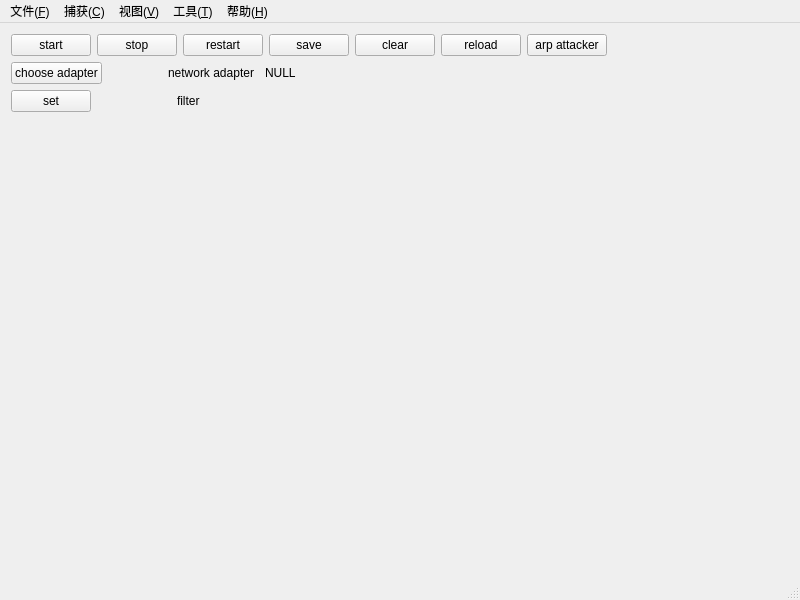
<?xml version="1.0" encoding="UTF-8"?>
<ui version="4.0">
 <class>MainWindow</class>
 <widget class="QMainWindow" name="MainWindow">
  <property name="geometry">
   <rect>
    <x>0</x>
    <y>0</y>
    <width>800</width>
    <height>600</height>
   </rect>
  </property>
  <property name="windowTitle">
   <string>Sniffer</string>
  </property>
  <property name="windowIcon">
   <iconset>
    <normaloff>:/images/myshark.ico</normaloff>:/images/myshark.ico</iconset>
  </property>
  <widget class="QWidget" name="Widget">
   <layout class="QGridLayout" name="gridLayout">
    <item row="3" column="0">
     <widget class="QSplitter" name="vSplitter">
      <property name="orientation">
       <enum>Qt::Vertical</enum>
      </property>
     </widget>
    </item>
    <item row="0" column="0">
     <layout class="QHBoxLayout" name="horizontalLayout_2">
      <item>
       <widget class="QPushButton" name="startButton">
        <property name="text">
         <string>start</string>
        </property>
       </widget>
      </item>
      <item>
       <widget class="QPushButton" name="stopButton">
        <property name="text">
         <string>stop</string>
        </property>
       </widget>
      </item>
      <item>
       <widget class="QPushButton" name="restartButton">
        <property name="text">
         <string>restart</string>
        </property>
       </widget>
      </item>
      <item>
       <widget class="QPushButton" name="saveButton">
        <property name="text">
         <string>save</string>
        </property>
       </widget>
      </item>
      <item>
       <widget class="QPushButton" name="closeButton">
        <property name="text">
         <string>clear</string>
        </property>
       </widget>
      </item>
      <item>
       <widget class="QPushButton" name="reloadButton">
        <property name="text">
         <string>reload</string>
        </property>
       </widget>
      </item>
      <item>
       <widget class="QPushButton" name="arpattacker">
        <property name="text">
         <string>arp attacker</string>
        </property>
       </widget>
      </item>
      <item>
       <spacer name="horizontalSpacer_2">
        <property name="orientation">
         <enum>Qt::Horizontal</enum>
        </property>
        <property name="sizeType">
         <enum>QSizePolicy::Preferred</enum>
        </property>
        <property name="sizeHint" stdset="0">
         <size>
          <width>600</width>
          <height>20</height>
         </size>
        </property>
       </spacer>
      </item>
     </layout>
    </item>
    <item row="2" column="0">
     <layout class="QHBoxLayout" name="horizontalLayout_3" stretch="0,0,0,0,0">
      <item>
       <widget class="QPushButton" name="setFilterButton">
        <property name="text">
         <string>set</string>
        </property>
        <property name="checkable">
         <bool>false</bool>
        </property>
        <property name="checked">
         <bool>false</bool>
        </property>
        <property name="autoExclusive">
         <bool>false</bool>
        </property>
        <attribute name="buttonGroup">
         <string notr="true">buttonGroup</string>
        </attribute>
       </widget>
      </item>
      <item>
       <spacer name="horizontalSpacer_5">
        <property name="orientation">
         <enum>Qt::Horizontal</enum>
        </property>
        <property name="sizeType">
         <enum>QSizePolicy::Maximum</enum>
        </property>
        <property name="sizeHint" stdset="0">
         <size>
          <width>80</width>
          <height>20</height>
         </size>
        </property>
       </spacer>
      </item>
      <item>
       <widget class="QLabel" name="label_3">
        <property name="minimumSize">
         <size>
          <width>50</width>
          <height>0</height>
         </size>
        </property>
        <property name="text">
         <string>filter</string>
        </property>
       </widget>
      </item>
      <item>
       <widget class="QLabel" name="filterTextLabel">
        <property name="minimumSize">
         <size>
          <width>400</width>
          <height>0</height>
         </size>
        </property>
        <property name="text">
         <string/>
        </property>
       </widget>
      </item>
      <item>
       <spacer name="horizontalSpacer_3">
        <property name="orientation">
         <enum>Qt::Horizontal</enum>
        </property>
        <property name="sizeType">
         <enum>QSizePolicy::Maximum</enum>
        </property>
        <property name="sizeHint" stdset="0">
         <size>
          <width>150</width>
          <height>20</height>
         </size>
        </property>
       </spacer>
      </item>
     </layout>
    </item>
    <item row="1" column="0">
     <layout class="QHBoxLayout" name="horizontalLayout">
      <item>
       <widget class="QPushButton" name="chooseAdapterButton">
        <property name="text">
         <string>choose adapter</string>
        </property>
       </widget>
      </item>
      <item>
       <spacer name="horizontalSpacer_4">
        <property name="orientation">
         <enum>Qt::Horizontal</enum>
        </property>
        <property name="sizeType">
         <enum>QSizePolicy::Maximum</enum>
        </property>
        <property name="sizeHint" stdset="0">
         <size>
          <width>60</width>
          <height>20</height>
         </size>
        </property>
       </spacer>
      </item>
      <item>
       <widget class="QLabel" name="label">
        <property name="sizePolicy">
         <sizepolicy hsizetype="Preferred" vsizetype="Preferred">
          <horstretch>0</horstretch>
          <verstretch>0</verstretch>
         </sizepolicy>
        </property>
        <property name="minimumSize">
         <size>
          <width>50</width>
          <height>0</height>
         </size>
        </property>
        <property name="text">
         <string>network adapter</string>
        </property>
       </widget>
      </item>
      <item>
       <spacer name="horizontalSpacer_7">
        <property name="orientation">
         <enum>Qt::Horizontal</enum>
        </property>
        <property name="sizeType">
         <enum>QSizePolicy::Maximum</enum>
        </property>
        <property name="sizeHint" stdset="0">
         <size>
          <width>5</width>
          <height>20</height>
         </size>
        </property>
       </spacer>
      </item>
      <item>
       <widget class="QLabel" name="adapterName">
        <property name="minimumSize">
         <size>
          <width>400</width>
          <height>0</height>
         </size>
        </property>
        <property name="text">
         <string>NULL</string>
        </property>
        <property name="textFormat">
         <enum>Qt::PlainText</enum>
        </property>
       </widget>
      </item>
      <item>
       <spacer name="horizontalSpacer">
        <property name="orientation">
         <enum>Qt::Horizontal</enum>
        </property>
        <property name="sizeType">
         <enum>QSizePolicy::Expanding</enum>
        </property>
        <property name="sizeHint" stdset="0">
         <size>
          <width>0</width>
          <height>0</height>
         </size>
        </property>
       </spacer>
      </item>
     </layout>
    </item>
   </layout>
  </widget>
  <widget class="QMenuBar" name="menuBar">
   <property name="geometry">
    <rect>
     <x>0</x>
     <y>0</y>
     <width>800</width>
     <height>23</height>
    </rect>
   </property>
   <widget class="QMenu" name="file_menu">
    <property name="title">
     <string>文件(&amp;F)</string>
    </property>
    <addaction name="actionSave"/>
    <addaction name="actionexit"/>
   </widget>
   <widget class="QMenu" name="help_menu">
    <property name="title">
     <string>帮助(&amp;H)</string>
    </property>
    <addaction name="actionabout"/>
   </widget>
   <widget class="QMenu" name="get_menu">
    <property name="title">
     <string>捕获(&amp;C)</string>
    </property>
    <addaction name="actionStart"/>
    <addaction name="actionStop"/>
    <addaction name="actionReget"/>
   </widget>
   <widget class="QMenu" name="tool_menu">
    <property name="title">
     <string>工具(&amp;T)</string>
    </property>
    <addaction name="actionstartARP"/>
    <addaction name="actionstopARP"/>
   </widget>
   <widget class="QMenu" name="view_menu">
    <property name="title">
     <string>视图(&amp;V)</string>
    </property>
    <widget class="QMenu" name="menu">
     <property name="title">
      <string>解析方式</string>
     </property>
     <addaction name="actionViewip"/>
     <addaction name="actionViewmac"/>
    </widget>
    <addaction name="menu"/>
   </widget>
   <addaction name="file_menu"/>
   <addaction name="get_menu"/>
   <addaction name="view_menu"/>
   <addaction name="tool_menu"/>
   <addaction name="help_menu"/>
  </widget>
  <widget class="QStatusBar" name="statusBar"/>
  <action name="actionStart">
   <property name="checkable">
    <bool>false</bool>
   </property>
   <property name="text">
    <string>开始</string>
   </property>
   <property name="toolTip">
    <string>开始捕获分组</string>
   </property>
   <property name="shortcut">
    <string>Ctrl+E</string>
   </property>
   <property name="menuRole">
    <enum>QAction::NoRole</enum>
   </property>
  </action>
  <action name="actionStop">
   <property name="text">
    <string>停止</string>
   </property>
   <property name="toolTip">
    <string>停止捕获分组</string>
   </property>
   <property name="shortcut">
    <string>Ctrl+E</string>
   </property>
  </action>
  <action name="actionReget">
   <property name="text">
    <string>重新开始</string>
   </property>
   <property name="toolTip">
    <string>重新开始当前捕获</string>
   </property>
   <property name="shortcut">
    <string>Ctrl+R</string>
   </property>
  </action>
  <action name="actionSave">
   <property name="text">
    <string>保存</string>
   </property>
   <property name="toolTip">
    <string>保存捕获文件</string>
   </property>
   <property name="shortcut">
    <string>Ctrl+S</string>
   </property>
  </action>
  <action name="actionClose">
   <property name="text">
    <string>关闭</string>
   </property>
   <property name="toolTip">
    <string>关闭捕获文件</string>
   </property>
  </action>
  <action name="actionReload">
   <property name="text">
    <string>重新加载</string>
   </property>
   <property name="toolTip">
    <string>重新加载文件</string>
   </property>
  </action>
  <action name="actionabout">
   <property name="text">
    <string>关于</string>
   </property>
  </action>
  <action name="actionexit">
   <property name="text">
    <string>退出</string>
   </property>
  </action>
  <action name="actionstartARP">
   <property name="text">
    <string>配置ARP欺骗</string>
   </property>
  </action>
  <action name="actionstopARP">
   <property name="text">
    <string>停止ARP欺骗</string>
   </property>
  </action>
  <action name="actionViewip">
   <property name="checkable">
    <bool>true</bool>
   </property>
   <property name="text">
    <string>解析IP</string>
   </property>
  </action>
  <action name="actionViewmac">
   <property name="checkable">
    <bool>true</bool>
   </property>
   <property name="text">
    <string>解析MAC</string>
   </property>
  </action>
 </widget>
 <layoutdefault spacing="6" margin="11"/>
 <resources/>
 <connections/>
 <buttongroups>
  <buttongroup name="buttonGroup"/>
 </buttongroups>
</ui>
